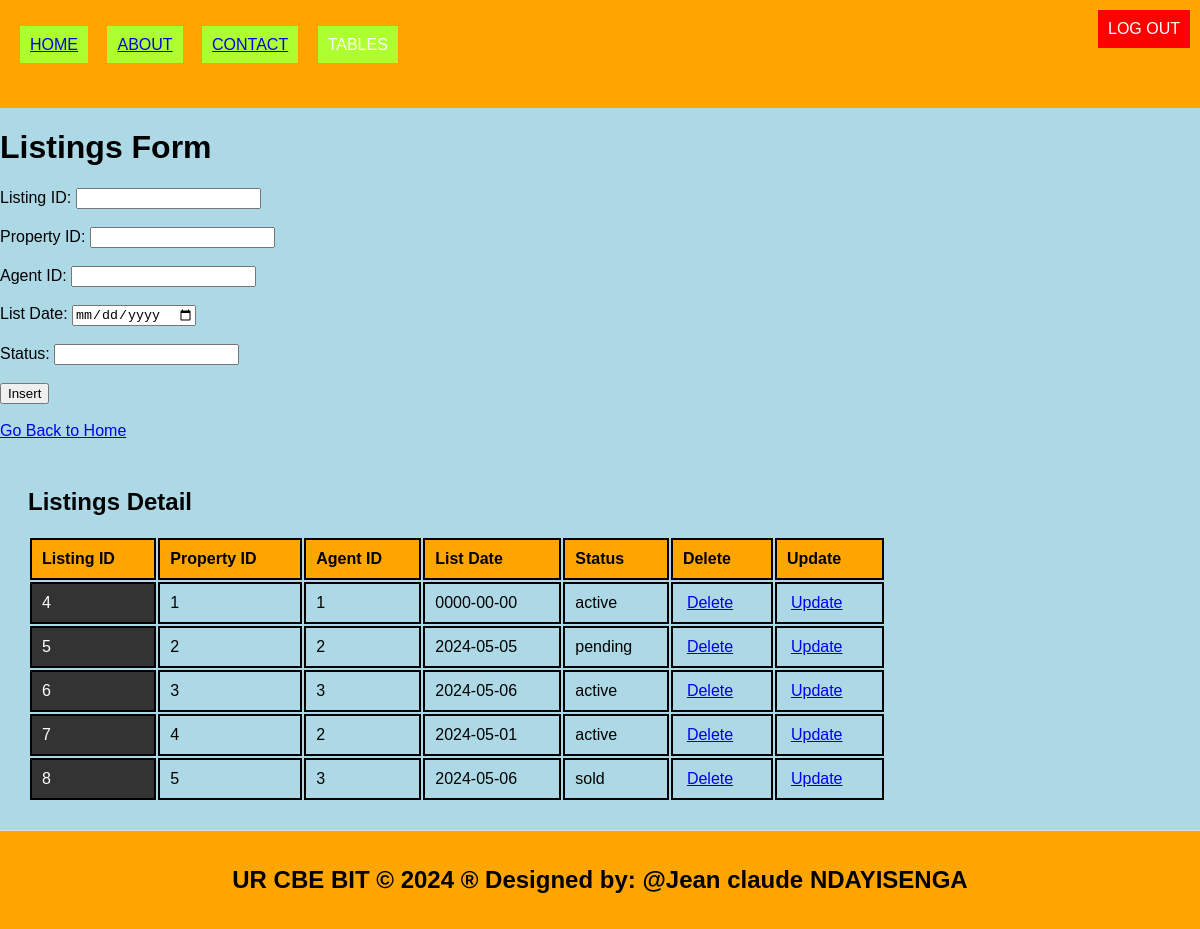
Screenshot of /listings.php with the database file from the repository.
### tables this page shows
CREATE TABLE `listings` (
  `listing_id` int(11) NOT NULL,
  `property_id` int(11) DEFAULT NULL,
  `agent_id` int(11) DEFAULT NULL,
  `list_date` date DEFAULT NULL,
  `status` enum('active','pending','sold') DEFAULT 'active'
);

### listings.php (the view, shortened to what this page needs)
<!DOCTYPE html>
<html lang="en">
<head>
  <link rel="stylesheet" type="text/css" href="style.css">
</head>
<body style="background-color: lightblue;">
  <header>
    <button onclick="window.location.href='logout.php'" style="position: absolute; top: 10px; right: 10px;">Logout</button>
    <ul style="list-style-type: none; padding: 0;">
      <li style="display: inline; margin-right: 10px;">
        <ul style="list-style-type: none; padding: 0;">
          <li style="display: inline; margin-right: 8px;padding: 10px; color: white; background-color: greenyellow; text-decoration: none; margin-right: 15px;"><a href="./home.html">HOME</a></li>
          <li style="display: inline; margin-right: 10px;padding: 10px; color: white; background-color: greenyellow; text-decoration: none; margin-right: 15px;"><a href="./about.html">ABOUT</a></li>
          <li style="display: inline; margin-right: 10px;padding: 10px; color: white; background-color: greenyellow; text-decoration: none; margin-right: 15px;"><a href="./contact.html">CONTACT</a></li>
          <li class="dropdown" style="display: inline;">
            <a href="#" style="padding: 10px; color: white; background-color: greenyellow; text-decoration: none; margin-right: 15px;"> TABLES </a>
          </li>
        </ul>
      </li>
    </ul>
    <a class="logout"href="logout.php" style="padding: 10px; color: white; background: red; text-decoration: none;">LOG OUT</a>
  </header>
  <body style="background-color: yellowgreen;">
    <h1>Listings Form</h1>
    <form method="post" onsubmit="return confirmInsert();">
      <label for="listing_id">Listing ID:</label>
      <input type="number" id="listing_id" name="listing_id" required><br><br>
      <label for="property_id">Property ID:</label>
      <input type="number" id="property_id" name="property_id" required><br><br>
      <label for="agent_id">Agent ID:</label>
      <input type="number" id="agent_id" name="agent_id" required><br><br>
      <label for="list_date">List Date:</label>
      <input type="date" id="list_date" name="list_date" required><br><br>
      <label for="status">Status:</label>
      <input type="text" id="status" name="status" required><br><br>
      <input type="submit" name="add" value="Insert"><br><br>
      <a href="./home.html">Go Back to Home</a>
    </form>
    <?php
    include('database_connection.php');
    ?>
    <section>
      <h2>Listings Detail</h2>
      <table>
        <tr>
          <th>Listing ID</th>
          <th>Property ID</th>
          <th>Agent ID</th>
          <th>List Date</th>
          <th>Status</th>
          <th>Delete</th>
          <th>Update</th>
        </tr>
        <?php
        $sql = "SELECT * FROM listings";
        $result = $connection->query($sql);
        if ($result->num_rows > 0) {
          while ($row = $result->fetch_assoc()) {
            echo "<tr>
              <td>{$row['listing_id']}</td>
              <td>{$row['property_id']}</td>
              <td>{$row['agent_id']}</td>
              <td>{$row['list_date']}</td>
              <td>{$row['status']}</td>
              <td><a style='padding:4px' href='delete_listing.php?listing_id={$row['listing_id']}'>Delete</a></td>
              <td><a style='padding:4px' href='update_listing.php?listing_id={$row['listing_id']}'>Update</a></td>
            </tr>";
          }
        } else {
          echo "<tr><td colspan='7'>No data found</td></tr>";
        }
        ?>
      </table>
    </section>
    <footer>
      <h2>UR CBE BIT &copy; 2024 &reg; Designed by: @Jean claude NDAYISENGA</h2>
    </footer>
  </body>
</html>

### style.css (style rules this page uses)
body { font-family: Arial, sans-serif; margin: 0; padding: 0; }
.dropdown { position: relative; display: none; margin-right: 15px; }
body { font-family: Arial,sans-serif; margin:0; padding:0; }
header { background-color:orange; padding: 20px; }
footer { text-align: center; padding: 15px; background-color:orange; }
.dropdown { position: right; display:right; direction:rtl; }
section { padding:28px; border-bottom: 1px solid #ddd; }

### listings.php (style rules this page uses)
.logout { position: absolute; top: 10px; right: 10px; }
table { width: 75%; border-collapse: revert; }
td:first-child { background-color: #333333; color: #ffffff; }
td { padding: 8px; border-bottom: 1px solid #dddddd; }
th, td { border: 2px solid black; padding: 10px; text-align: left; }
th { background-color: orange; }

### rows the page displays
listings: listing_id "4", property "1", agent "1", list_date "0000-00-00", status "active"
listings: listing_id "5", property "2", agent "2", list_date "2024-05-05", status "pending"
listings: listing_id "6", property "3", agent "3", list_date "2024-05-06", status "active"
listings: listing_id "7", property "4", agent "2", list_date "2024-05-01", status "active"
listings: listing_id "8", property "5", agent "3", list_date "2024-05-06", status "sold"
